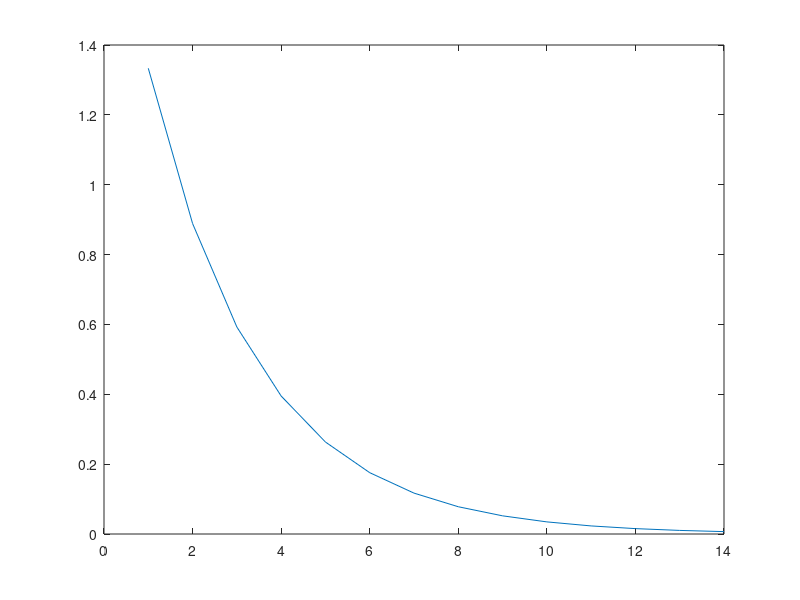

This chart was generated by the following MATLAB code:
% using while loops to execute commands till a certain tollerance is met
% finds the root of y = (x-3)^3, x = 3 using newtons method
% Austin Baird 
% Could be expanded to a function

clear; 
clc; 


% these functions will be explained

fun = @(x) (x-3).^3;


funprime = @(x) 3*(x - 3)^2;

err = 1;
x(1) = 1;   % This is our initial guess 
i=2   % need this to keep storing values 

while err > 0.01, 
    
     x(i) = x(i-1) - fun(x(i-1))/funprime(x(i-1));   %newtons method
     err = abs(x(i)-3);   %compute error
     graph(i-1) = err;    %store each value for plotting 
     i = i+1;   %increase i 
end
err   %print the error out 
i   % print the number of iterations
plot(graph);